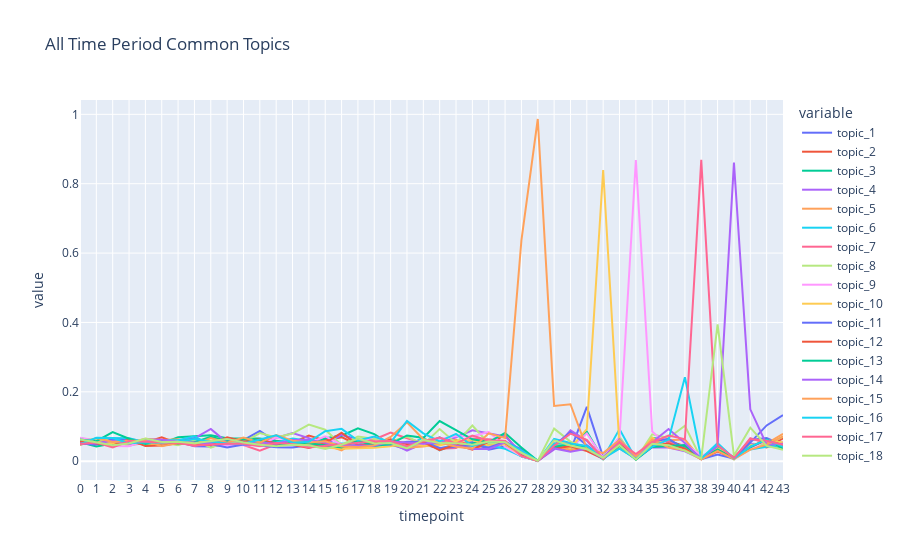

Notebook code cell kept with this figure:
### Code cell
td = pd.DataFrame()
for timepoint in range(best_mdl.num_timepoints):
    td_tmp = pd.DataFrame(
        np.stack([doc.get_topic_dist() for doc in best_mdl.docs if doc.timepoint == timepoint]),
        columns=["topic_{}".format(i + 1) for i in range(best_mdl.k)],
    )
    td_tmp["timepoint"] = timepoint
    td = pd.concat([td, td_tmp], ignore_index=True)
    del td_tmp

import plotly.express as px
fig = px.line(td, x="timepoint", y=td.columns,
            #   hover_data={"timepoint": "|%B %d, %Y"},
              title='All Time Period Common Topics')
fig.update_xaxes(
    dtick="M1",
    tickformat="%b %d",
    ticklabelmode="period")
fig.show()

# save the figure to html
fig.write_html('./main_df_output/MD_DTM_topic_plot.html')
